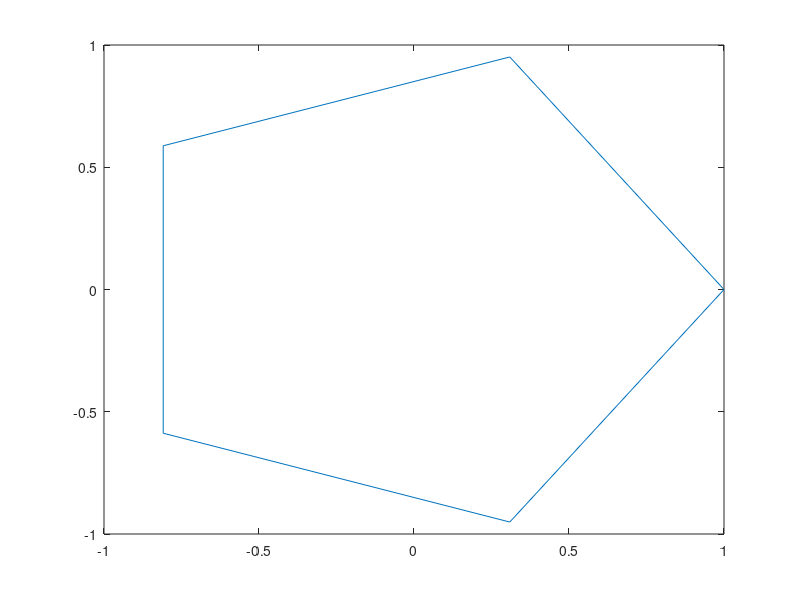

Write MATLAB code to recreate this figure.
%N-POLIGONO
n=input('Introduce el numero de lados: ');
P=[1;0];
x=zeros(1,n+1);y=zeros(1,n+1);
for i=0:n
a=i*2*pi/n; %RADIO/VERT
M=[cos(a) sin(a);-sin(a) cos(a)]; %MATRIZ RO
R=M*P; %MATRIZ RES
x(i+1)=R(1);
y(i+1)=R(2);
end
plot(x,y)